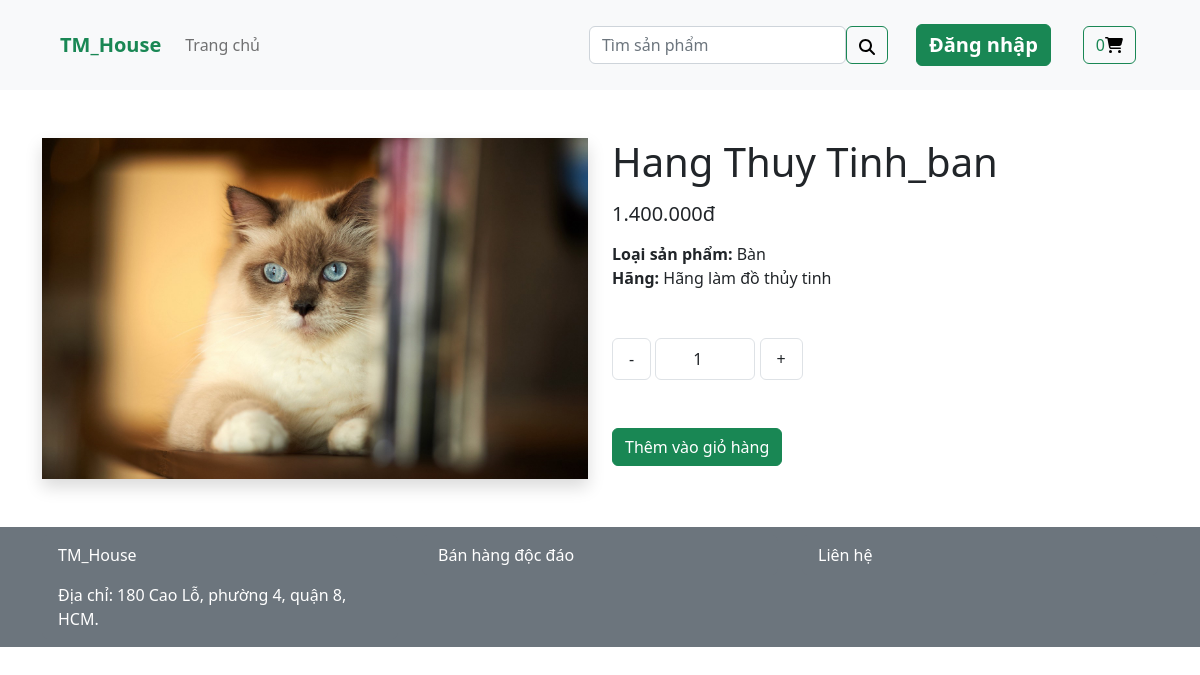
Page /?action=product_detail&id=18 on the committed database.
### tables this page shows
CREATE TABLE `sanpham` (
  `maSanPham` int(11) NOT NULL,
  `tenSanPham` varchar(100) NOT NULL,
  `gia` int(11) NOT NULL,
  `giaMoi` int(11) NOT NULL DEFAULT 0,
  `moTa` text NOT NULL,
  `maLoai` int(11) NOT NULL,
  `maHang` int(11) NOT NULL,
  `hinh` varchar(50) NOT NULL,
  `ngayTao` timestamp NOT NULL DEFAULT current_timestamp()
);

CREATE TABLE `loaisanpham` (
  `maLoai` int(11) NOT NULL,
  `tenLoai` varchar(100) NOT NULL,
  `moTa` int(150) NOT NULL
);

CREATE TABLE `hang` (
  `maHang` int(11) NOT NULL,
  `tenHang` varchar(100) NOT NULL,
  `moTa` text NOT NULL
);

### include/function.php (called while the page is built, shortened)
<?php
function getIndex($index, $value = '')
{
	$data = isset($_GET[$index]) ? $_GET[$index] : $value;
	return $data;
}
?>

### classes/Db.class.php (called while the page is built, shortened)
<?php
class Db{
		private $dbh= null;
		public function __construct()
		{
			$driver="mysql:host=". HOST."; dbname=". DB_NAME;
			try
			{
				$this->dbh = new PDO($driver, DB_USER, DB_PASS);
				$this->dbh->query("set names 'utf8' ");
			}
			catch(PDOException $e)
			{
				echo "Err:". $e->getMessage();	exit();
			}
		}
		private function query($sql, $arr = array(), $mode = PDO::FETCH_ASSOC)
		{
			$stm = $this->dbh->prepare($sql);
			if (!$stm->execute( $arr))
				{
				return null;
				}
			return $stm->fetchAll($mode);
		}
		public function select($sql,  $arr = array(), $mode = PDO::FETCH_ASSOC)
		{
			return $this->query($sql, $arr, $mode);
		}
	}
?>

### classes/SanPham.class.php (called while the page is built, shortened)
<?php
class SanPham extends Db
{
    public function formatPrice($price)
    {
        $length = strlen($price);
        $resuft = substr($price, 0, $length % 3);
        for ($i = strlen($resuft); $i < $length; $i += 3) {
            if ($i > 0)
                $resuft .= "." . substr($price, $i, 3);
            else
                $resuft .= substr($price, $i, 3);
        }
        return $resuft;
    }
    public function getSanPhamByID($id)
    {
        $data = $this->select("select `maSanPham`, `tenSanPham`, `gia`, `giaMoi`, sanpham.`moTa`, sanpham.`maLoai`, sanpham.`maHang`, `hinh`, `ngayTao`, loaisanpham.`tenLoai`, hang.`tenHang` from sanpham left join loaisanpham on sanpham.maLoai = loaisanpham.maLoai left join hang on hang.maHang = sanpham.maHang where maSanPham = ?", array($id));
        if ($data != null) {
            return $data[0];
        }
        return $data;
    }
}
?>

### module/ProductDetail/index.php (the view, shortened to what this page needs)
<?php
$id = getIndex("id");
if ($id != '') {
    $chiTietSP = $sanPham->getSanPhamByID($id);
    $hinh = isset($chiTietSP["hinh"]) ? $chiTietSP["hinh"] : "";
    $path = 'media/image/product/' . $hinh;
    ?>
    <div class="container my-5">
        <div class="row">
            <div class="col-12 col-lg-6 pdm-No mb-5 mb-lg-0">
                <img style="width: 100%;" src="<?php echo $path; ?>" class="shadow object-fit-contain" alt="">
            </div>
            <div class="col-12 col-lg-6 pdm-No">
                <h1 class="text-capitalize">
                    <?php echo $chiTietSP["tenSanPham"]; ?>
                </h1>
                <h5 class="d-flex flex-wrap my-3">
                    <span class="me-5">
                        <?php echo $chiTietSP["giaMoi"] > 0 ? $sanPham->formatPrice($chiTietSP["giaMoi"]) . 'đ' : $sanPham->formatPrice($chiTietSP["gia"]) . 'đ'; ?>
                    </span>
                </h5>
                <div>
                    <b>Loại sản phẩm:</b>
                    <?php echo $chiTietSP['tenLoai'] ?>
                </div>
                <div>
                    <b>Hãng:</b>
                    <?php echo $chiTietSP['tenHang'] ?>
                </div>
                <form action="?action=product_detail&id=<?php echo $chiTietSP["maSanPham"]; ?>" method="post"
                    class="mt-5 pdm-No">
                    <span id="btnDecreateQuantity" class="btn py-2 px-3 m-0 border cursor-pointer">-</span>
                    <input type="number" value="1" readonly id="quantityField" name="quantityField"
                        class="btn py-2 px-4 m-0 border number-text">
                    <span id="btnIncreateQuantity" class="btn py-2 px-3 m-0 border cursor-pointer">+</span><br />
                    <input class="btn btn-success mt-5" type="submit" name="btnAddToCart" value="Thêm vào giỏ hàng">
                </form>
            </div>
        </div>
    </div>
<?php } ?>

### css/style.css (style rules this page uses)
.cursor-pointer { cursor: pointer; }
.number-text { width: 100px; text-align: center; }

### rows in the picture
sanpham: hinh (picture), tenSanPham "Hang Thuy Tinh_ban", gia "1.400.000", loaisanpham.tenLoai "Bàn", hang.tenHang "Hãng làm đồ thủy tinh"

### other values in the picture
$totalQuantityCart "0"
